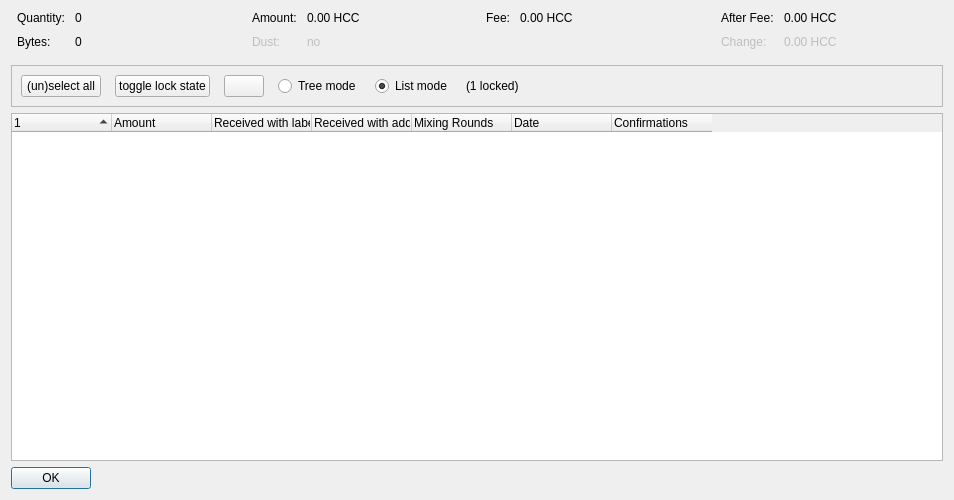
<?xml version="1.0" encoding="UTF-8"?>
<ui version="4.0">
 <class>CoinControlDialog</class>
 <widget class="QDialog" name="CoinControlDialog">
  <property name="geometry">
   <rect>
    <x>0</x>
    <y>0</y>
    <width>954</width>
    <height>500</height>
   </rect>
  </property>
  <property name="windowTitle">
   <string>Coin Selection</string>
  </property>
  <layout class="QVBoxLayout" name="verticalLayout">
   <item>
    <layout class="QHBoxLayout" name="horizontalLayoutTop" stretch="0,0,0,0">
     <property name="topMargin">
      <number>0</number>
     </property>
     <property name="bottomMargin">
      <number>10</number>
     </property>
     <item>
      <layout class="QFormLayout" name="formLayoutCoinControl1">
       <property name="horizontalSpacing">
        <number>10</number>
       </property>
       <property name="verticalSpacing">
        <number>10</number>
       </property>
       <property name="leftMargin">
        <number>6</number>
       </property>
       <property name="rightMargin">
        <number>6</number>
       </property>
       <item row="0" column="0">
        <widget class="QLabel" name="labelCoinControlQuantityText">
         <property name="text">
          <string>Quantity:</string>
         </property>
        </widget>
       </item>
       <item row="0" column="1">
        <widget class="QLabel" name="labelCoinControlQuantity">
         <property name="cursor">
          <cursorShape>IBeamCursor</cursorShape>
         </property>
         <property name="contextMenuPolicy">
          <enum>Qt::ActionsContextMenu</enum>
         </property>
         <property name="text">
          <string notr="true">0</string>
         </property>
         <property name="textInteractionFlags">
          <set>Qt::LinksAccessibleByMouse|Qt::TextSelectableByKeyboard|Qt::TextSelectableByMouse</set>
         </property>
        </widget>
       </item>
       <item row="1" column="0">
        <widget class="QLabel" name="labelCoinControlBytesText">
         <property name="text">
          <string>Bytes:</string>
         </property>
        </widget>
       </item>
       <item row="1" column="1">
        <widget class="QLabel" name="labelCoinControlBytes">
         <property name="cursor">
          <cursorShape>IBeamCursor</cursorShape>
         </property>
         <property name="contextMenuPolicy">
          <enum>Qt::ActionsContextMenu</enum>
         </property>
         <property name="text">
          <string notr="true">0</string>
         </property>
         <property name="textInteractionFlags">
          <set>Qt::LinksAccessibleByMouse|Qt::TextSelectableByKeyboard|Qt::TextSelectableByMouse</set>
         </property>
        </widget>
       </item>
      </layout>
     </item>
     <item>
      <layout class="QFormLayout" name="formLayoutCoinControl2">
       <property name="horizontalSpacing">
        <number>10</number>
       </property>
       <property name="verticalSpacing">
        <number>10</number>
       </property>
       <property name="leftMargin">
        <number>6</number>
       </property>
       <property name="rightMargin">
        <number>6</number>
       </property>
       <item row="0" column="0">
        <widget class="QLabel" name="labelCoinControlAmountText">
         <property name="text">
          <string>Amount:</string>
         </property>
        </widget>
       </item>
       <item row="0" column="1">
        <widget class="QLabel" name="labelCoinControlAmount">
         <property name="cursor">
          <cursorShape>IBeamCursor</cursorShape>
         </property>
         <property name="contextMenuPolicy">
          <enum>Qt::ActionsContextMenu</enum>
         </property>
         <property name="text">
          <string notr="true">0.00 HCC</string>
         </property>
         <property name="textInteractionFlags">
          <set>Qt::LinksAccessibleByMouse|Qt::TextSelectableByKeyboard|Qt::TextSelectableByMouse</set>
         </property>
        </widget>
       </item>
       <item row="1" column="0">
        <widget class="QLabel" name="labelCoinControlLowOutputText">
         <property name="enabled">
          <bool>false</bool>
         </property>
         <property name="text">
          <string>Dust:</string>
         </property>
        </widget>
       </item>
       <item row="1" column="1">
        <widget class="QLabel" name="labelCoinControlLowOutput">
         <property name="enabled">
          <bool>false</bool>
         </property>
         <property name="cursor">
          <cursorShape>IBeamCursor</cursorShape>
         </property>
         <property name="contextMenuPolicy">
          <enum>Qt::ActionsContextMenu</enum>
         </property>
         <property name="text">
          <string notr="true">no</string>
         </property>
         <property name="textInteractionFlags">
          <set>Qt::LinksAccessibleByMouse|Qt::TextSelectableByKeyboard|Qt::TextSelectableByMouse</set>
         </property>
        </widget>
       </item>
      </layout>
     </item>
     <item>
      <layout class="QFormLayout" name="formLayoutCoinControl3">
       <property name="horizontalSpacing">
        <number>10</number>
       </property>
       <property name="verticalSpacing">
        <number>10</number>
       </property>
       <property name="leftMargin">
        <number>6</number>
       </property>
       <property name="rightMargin">
        <number>6</number>
       </property>
       <item row="0" column="0">
        <widget class="QLabel" name="labelCoinControlFeeText">
         <property name="text">
          <string>Fee:</string>
         </property>
        </widget>
       </item>
       <item row="0" column="1">
        <widget class="QLabel" name="labelCoinControlFee">
         <property name="cursor">
          <cursorShape>IBeamCursor</cursorShape>
         </property>
         <property name="contextMenuPolicy">
          <enum>Qt::ActionsContextMenu</enum>
         </property>
         <property name="text">
          <string notr="true">0.00 HCC</string>
         </property>
         <property name="textInteractionFlags">
          <set>Qt::LinksAccessibleByMouse|Qt::TextSelectableByKeyboard|Qt::TextSelectableByMouse</set>
         </property>
        </widget>
       </item>
      </layout>
     </item>
     <item>
      <layout class="QFormLayout" name="formLayoutCoinControl4">
       <property name="horizontalSpacing">
        <number>10</number>
       </property>
       <property name="verticalSpacing">
        <number>10</number>
       </property>
       <property name="leftMargin">
        <number>6</number>
       </property>
       <property name="rightMargin">
        <number>6</number>
       </property>
       <item row="0" column="0">
        <widget class="QLabel" name="labelCoinControlAfterFeeText">
         <property name="text">
          <string>After Fee:</string>
         </property>
        </widget>
       </item>
       <item row="0" column="1">
        <widget class="QLabel" name="labelCoinControlAfterFee">
         <property name="cursor">
          <cursorShape>IBeamCursor</cursorShape>
         </property>
         <property name="contextMenuPolicy">
          <enum>Qt::ActionsContextMenu</enum>
         </property>
         <property name="text">
          <string notr="true">0.00 HCC</string>
         </property>
         <property name="textInteractionFlags">
          <set>Qt::LinksAccessibleByMouse|Qt::TextSelectableByKeyboard|Qt::TextSelectableByMouse</set>
         </property>
        </widget>
       </item>
       <item row="1" column="0">
        <widget class="QLabel" name="labelCoinControlChangeText">
         <property name="enabled">
          <bool>false</bool>
         </property>
         <property name="text">
          <string>Change:</string>
         </property>
        </widget>
       </item>
       <item row="1" column="1">
        <widget class="QLabel" name="labelCoinControlChange">
         <property name="enabled">
          <bool>false</bool>
         </property>
         <property name="cursor">
          <cursorShape>IBeamCursor</cursorShape>
         </property>
         <property name="contextMenuPolicy">
          <enum>Qt::ActionsContextMenu</enum>
         </property>
         <property name="text">
          <string notr="true">0.00 HCC</string>
         </property>
         <property name="textInteractionFlags">
          <set>Qt::LinksAccessibleByMouse|Qt::TextSelectableByKeyboard|Qt::TextSelectableByMouse</set>
         </property>
        </widget>
       </item>
      </layout>
     </item>
    </layout>
   </item>
   <item>
    <widget class="QFrame" name="frame">
     <property name="minimumSize">
      <size>
       <width>0</width>
       <height>40</height>
      </size>
     </property>
     <property name="frameShape">
      <enum>QFrame::StyledPanel</enum>
     </property>
     <property name="frameShadow">
      <enum>QFrame::Sunken</enum>
     </property>
     <layout class="QHBoxLayout" name="horizontalLayout">
      <item>
       <layout class="QHBoxLayout" name="horizontalLayoutPanel" stretch="0,0,0,0,0,0,0">
        <property name="spacing">
         <number>14</number>
        </property>
        <item>
         <widget class="QPushButton" name="pushButtonSelectAll">
          <property name="sizePolicy">
           <sizepolicy hsizetype="Maximum" vsizetype="Fixed">
            <horstretch>0</horstretch>
            <verstretch>0</verstretch>
           </sizepolicy>
          </property>
          <property name="text">
           <string>(un)select all</string>
          </property>
          <property name="autoDefault">
           <bool>false</bool>
          </property>
         </widget>
        </item>
        <item>
         <widget class="QPushButton" name="pushButtonToggleLock">
          <property name="sizePolicy">
           <sizepolicy hsizetype="Maximum" vsizetype="Fixed">
            <horstretch>0</horstretch>
            <verstretch>0</verstretch>
           </sizepolicy>
          </property>
          <property name="text">
           <string>toggle lock state</string>
          </property>
          <property name="autoDefault">
           <bool>false</bool>
          </property>
         </widget>
        </item>
        <item>
         <widget class="QPushButton" name="hideButton">
          <property name="sizePolicy">
           <sizepolicy hsizetype="Maximum" vsizetype="Fixed">
            <horstretch>0</horstretch>
            <verstretch>0</verstretch>
           </sizepolicy>
          </property>
          <property name="text">
           <string/>
          </property>
          <property name="autoDefault">
           <bool>false</bool>
          </property>
         </widget>
        </item>
        <item>
         <widget class="QRadioButton" name="radioTreeMode">
          <property name="sizePolicy">
           <sizepolicy hsizetype="Maximum" vsizetype="Fixed">
            <horstretch>0</horstretch>
            <verstretch>0</verstretch>
           </sizepolicy>
          </property>
          <property name="text">
           <string>Tree mode</string>
          </property>
         </widget>
        </item>
        <item>
         <widget class="QRadioButton" name="radioListMode">
          <property name="sizePolicy">
           <sizepolicy hsizetype="Maximum" vsizetype="Fixed">
            <horstretch>0</horstretch>
            <verstretch>0</verstretch>
           </sizepolicy>
          </property>
          <property name="text">
           <string>List mode</string>
          </property>
          <property name="checked">
           <bool>true</bool>
          </property>
         </widget>
        </item>
        <item>
         <widget class="QLabel" name="labelLocked">
          <property name="text">
           <string>(1 locked)</string>
          </property>
         </widget>
        </item>
        <item>
         <spacer name="horizontalSpacer">
          <property name="orientation">
           <enum>Qt::Horizontal</enum>
          </property>
          <property name="sizeHint" stdset="0">
           <size>
            <width>40</width>
            <height>20</height>
           </size>
          </property>
         </spacer>
        </item>
       </layout>
      </item>
     </layout>
    </widget>
   </item>
   <item>
    <widget class="CoinControlTreeWidget" name="treeWidget">
     <property name="contextMenuPolicy">
      <enum>Qt::CustomContextMenu</enum>
     </property>
     <property name="sortingEnabled">
      <bool>false</bool>
     </property>
     <property name="columnCount">
      <number>7</number>
     </property>
     <attribute name="headerShowSortIndicator" stdset="0">
      <bool>true</bool>
     </attribute>
     <attribute name="headerStretchLastSection">
      <bool>false</bool>
     </attribute>
     <column>
      <property name="text">
       <string/>
      </property>
     </column>
     <column>
      <property name="text">
       <string>Amount</string>
      </property>
     </column>
     <column>
      <property name="text">
       <string>Received with label</string>
      </property>
     </column>
     <column>
      <property name="text">
       <string>Received with address</string>
      </property>
     </column>
     <column>
      <property name="text">
       <string>Mixing Rounds</string>
      </property>
     </column>
     <column>
      <property name="text">
       <string>Date</string>
      </property>
     </column>
     <column>
      <property name="text">
       <string>Confirmations</string>
      </property>
      <property name="toolTip">
       <string>Confirmed</string>
      </property>
     </column>
    </widget>
   </item>
   <item>
    <widget class="QDialogButtonBox" name="buttonBox">
     <property name="sizePolicy">
      <sizepolicy hsizetype="Maximum" vsizetype="Fixed">
       <horstretch>0</horstretch>
       <verstretch>0</verstretch>
      </sizepolicy>
     </property>
     <property name="orientation">
      <enum>Qt::Horizontal</enum>
     </property>
     <property name="standardButtons">
      <set>QDialogButtonBox::Ok</set>
     </property>
    </widget>
   </item>
  </layout>
 </widget>
 <customwidgets>
  <customwidget>
   <class>CoinControlTreeWidget</class>
   <extends>QTreeWidget</extends>
   <header>qt/coincontroltreewidget.h</header>
  </customwidget>
 </customwidgets>
 <resources/>
 <connections/>
</ui>
